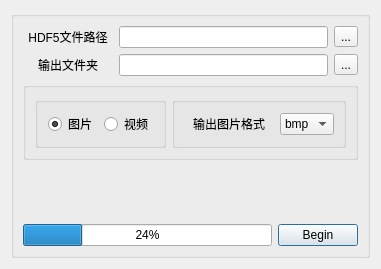
<?xml version="1.0" encoding="UTF-8"?>
<ui version="4.0">
 <class>cvtH5Dialog</class>
 <widget class="QDialog" name="cvtH5Dialog">
  <property name="geometry">
   <rect>
    <x>0</x>
    <y>0</y>
    <width>381</width>
    <height>269</height>
   </rect>
  </property>
  <property name="windowTitle">
   <string>HDF5 转换器</string>
  </property>
  <layout class="QGridLayout" name="gridLayout">
   <item row="1" column="0">
    <widget class="QGroupBox" name="groupBox">
     <layout class="QGridLayout" name="gridLayout_2">
      <item row="1" column="0">
       <layout class="QVBoxLayout" name="verticalLayout">
        <item>
         <layout class="QHBoxLayout" name="h5FilePath">
          <item>
           <widget class="QLabel" name="h5FilePathLabel">
            <property name="minimumSize">
             <size>
              <width>90</width>
              <height>0</height>
             </size>
            </property>
            <property name="text">
             <string>HDF5文件路径</string>
            </property>
            <property name="alignment">
             <set>Qt::AlignCenter</set>
            </property>
           </widget>
          </item>
          <item>
           <widget class="QLineEdit" name="h5FilePathLineEdit">
            <property name="enabled">
             <bool>true</bool>
            </property>
            <property name="minimumSize">
             <size>
              <width>200</width>
              <height>0</height>
             </size>
            </property>
           </widget>
          </item>
          <item>
           <widget class="QToolButton" name="h5FilePathToolButton">
            <property name="text">
             <string>...</string>
            </property>
           </widget>
          </item>
         </layout>
        </item>
        <item>
         <layout class="QHBoxLayout" name="outputDir">
          <item>
           <widget class="QLabel" name="outputDirLabel">
            <property name="minimumSize">
             <size>
              <width>90</width>
              <height>0</height>
             </size>
            </property>
            <property name="text">
             <string>输出文件夹</string>
            </property>
            <property name="alignment">
             <set>Qt::AlignCenter</set>
            </property>
           </widget>
          </item>
          <item>
           <widget class="QLineEdit" name="outputDirLineEdit">
            <property name="minimumSize">
             <size>
              <width>200</width>
              <height>0</height>
             </size>
            </property>
           </widget>
          </item>
          <item>
           <widget class="QToolButton" name="outputDirToolButton">
            <property name="text">
             <string>...</string>
            </property>
           </widget>
          </item>
         </layout>
        </item>
       </layout>
      </item>
      <item row="3" column="0">
       <spacer name="verticalSpacer">
        <property name="orientation">
         <enum>Qt::Vertical</enum>
        </property>
        <property name="sizeHint" stdset="0">
         <size>
          <width>20</width>
          <height>40</height>
         </size>
        </property>
       </spacer>
      </item>
      <item row="4" column="0">
       <layout class="QHBoxLayout" name="buttonLayout">
        <item>
         <widget class="QProgressBar" name="progressBar">
          <property name="sizePolicy">
           <sizepolicy hsizetype="Expanding" vsizetype="Fixed">
            <horstretch>1</horstretch>
            <verstretch>0</verstretch>
           </sizepolicy>
          </property>
          <property name="value">
           <number>24</number>
          </property>
         </widget>
        </item>
        <item>
         <widget class="QPushButton" name="beginButton">
          <property name="text">
           <string>Begin</string>
          </property>
         </widget>
        </item>
       </layout>
      </item>
      <item row="2" column="0">
       <widget class="QGroupBox" name="groupBox">
        <layout class="QHBoxLayout" name="optionLayout">
         <item>
          <widget class="QGroupBox" name="radioGroupBox">
           <layout class="QHBoxLayout" name="outputSelect">
            <item>
             <widget class="QRadioButton" name="imgRadioButton">
              <property name="sizePolicy">
               <sizepolicy hsizetype="Maximum" vsizetype="Fixed">
                <horstretch>0</horstretch>
                <verstretch>0</verstretch>
               </sizepolicy>
              </property>
              <property name="layoutDirection">
               <enum>Qt::LeftToRight</enum>
              </property>
              <property name="autoFillBackground">
               <bool>false</bool>
              </property>
              <property name="text">
               <string>图片</string>
              </property>
              <property name="checked">
               <bool>true</bool>
              </property>
              <attribute name="buttonGroup">
               <string notr="true">buttonGroup</string>
              </attribute>
             </widget>
            </item>
            <item>
             <widget class="QRadioButton" name="videoRadioButton">
              <property name="sizePolicy">
               <sizepolicy hsizetype="Maximum" vsizetype="Fixed">
                <horstretch>0</horstretch>
                <verstretch>0</verstretch>
               </sizepolicy>
              </property>
              <property name="text">
               <string>视频</string>
              </property>
              <attribute name="buttonGroup">
               <string notr="true">buttonGroup</string>
              </attribute>
             </widget>
            </item>
           </layout>
          </widget>
         </item>
         <item>
          <widget class="QGroupBox" name="groupBox_2">
           <layout class="QHBoxLayout" name="imageType">
            <item>
             <widget class="QLabel" name="imageTypeLabel">
              <property name="sizePolicy">
               <sizepolicy hsizetype="Maximum" vsizetype="Preferred">
                <horstretch>0</horstretch>
                <verstretch>0</verstretch>
               </sizepolicy>
              </property>
              <property name="minimumSize">
               <size>
                <width>90</width>
                <height>0</height>
               </size>
              </property>
              <property name="text">
               <string>输出图片格式</string>
              </property>
              <property name="alignment">
               <set>Qt::AlignCenter</set>
              </property>
             </widget>
            </item>
            <item>
             <widget class="QComboBox" name="imageTypeComboBox">
              <property name="sizePolicy">
               <sizepolicy hsizetype="Maximum" vsizetype="Fixed">
                <horstretch>0</horstretch>
                <verstretch>0</verstretch>
               </sizepolicy>
              </property>
              <item>
               <property name="text">
                <string>bmp</string>
               </property>
              </item>
              <item>
               <property name="text">
                <string>jpg</string>
               </property>
              </item>
              <item>
               <property name="text">
                <string>png</string>
               </property>
              </item>
              <item>
               <property name="text">
                <string>tif</string>
               </property>
              </item>
             </widget>
            </item>
           </layout>
          </widget>
         </item>
        </layout>
       </widget>
      </item>
     </layout>
    </widget>
   </item>
  </layout>
 </widget>
 <tabstops>
  <tabstop>outputDirToolButton</tabstop>
  <tabstop>h5FilePathToolButton</tabstop>
  <tabstop>h5FilePathLineEdit</tabstop>
  <tabstop>outputDirLineEdit</tabstop>
  <tabstop>imageTypeComboBox</tabstop>
 </tabstops>
 <resources/>
 <connections/>
 <buttongroups>
  <buttongroup name="buttonGroup"/>
 </buttongroups>
</ui>
